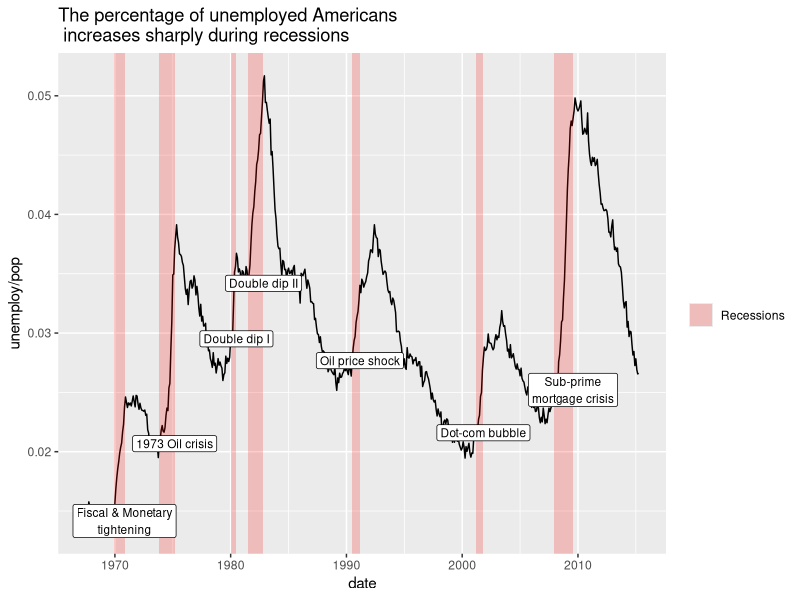
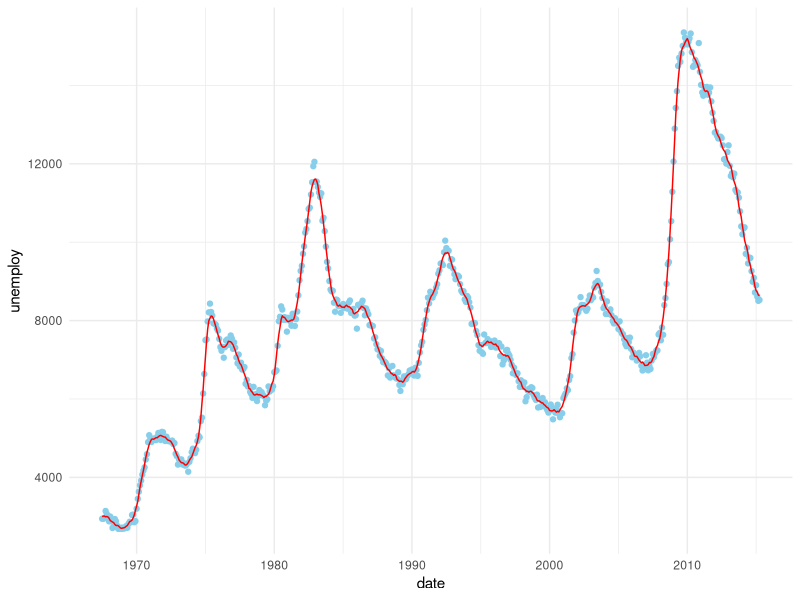
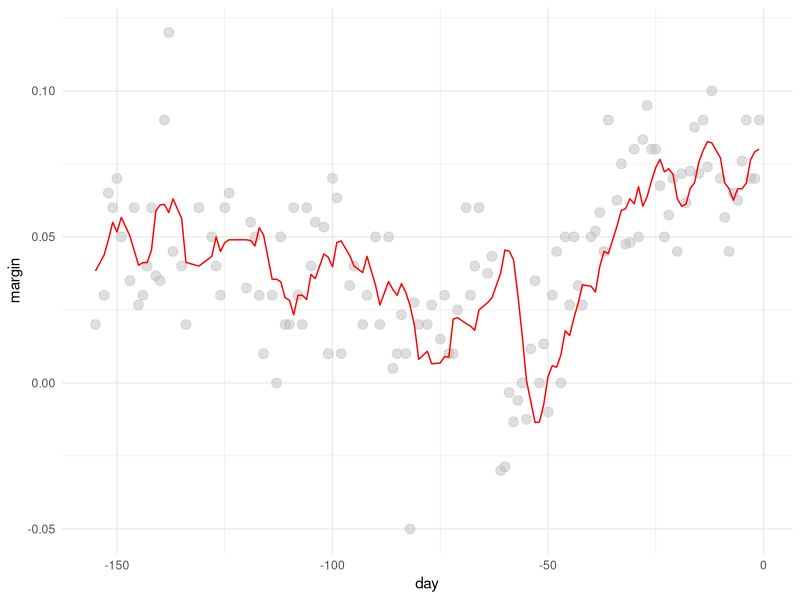

These figures' R source, in order:
## ---- chunk 1
knitr::opts_chunk$set(cache = T, warning = F, message = F, 
                      class.output = "output", out.width='100%', 
                      fig.asp = 0.5, fig.align = 'center')
library(tidyverse)
## ---- chunk 2
economics %>% head()
## ---- chunk 3
recess <- data.frame(
  begin = c("1969-12-01","1973-11-01","1980-01-01","1981-07-01","1990-07-01","2001-03-01", "2007-12-01"), 
  end = c("1970-11-01","1975-03-01","1980-07-01","1982-11-01","1991-03-01","2001-11-01", "2009-07-30"),
  event = c("Fiscal & Monetary\ntightening", "1973 Oil crisis", "Double dip I","Double dip II", "Oil price shock", "Dot-com bubble", "Sub-prime\nmortgage crisis"),
  y =  c(.01415981, 0.02067402, 0.02951190,  0.03419201,  0.02767339, 0.02159662, 0.02520715)
  )

library(lubridate)
recess <- recess %>%
  mutate(begin = ymd(begin), 
         end = ymd(end))

economics %>% 
  ggplot() + 
  aes(x = date, y = unemploy/pop) + 
  ggtitle(c("The percentage of unemployed Americans \n increases sharply during recessions")) +
  geom_line() +
  geom_rect(data = recess, 
            aes(xmin = begin, xmax = end, ymin = -Inf, ymax = +Inf, fill = "Recession"), 
            inherit.aes = FALSE, alpha = 0.2) +
  geom_label(data = recess, aes(x = end, y = y, label=event), size = 3) + 
  scale_fill_manual(name = "", values="red", label="Recessions")
## ---- chunk 4
fit <- with(economics,
            ksmooth(date, unemploy, kernel = "box", bandwidth=210))

economics %>%
  mutate(smooth = fit$y) %>%
  ggplot() + aes(date, unemploy) + 
  geom_point(alpha = 5, color = "skyblue") + 
  geom_line(aes(date, smooth), color="red") + theme_minimal()
## ---- chunk 5
library(dslabs)
span <- 7 
polls_2008
fit <- with(polls_2008, 
            ksmooth(day, margin, kernel = "box", bandwidth = span))

polls_2008 %>% 
    mutate(smooth = fit$y) %>%
    ggplot(aes(day, margin)) +
    geom_point(size = 3, alpha = .5, color = "grey") + 
    geom_line(aes(day, smooth), color="red") + theme_minimal()
